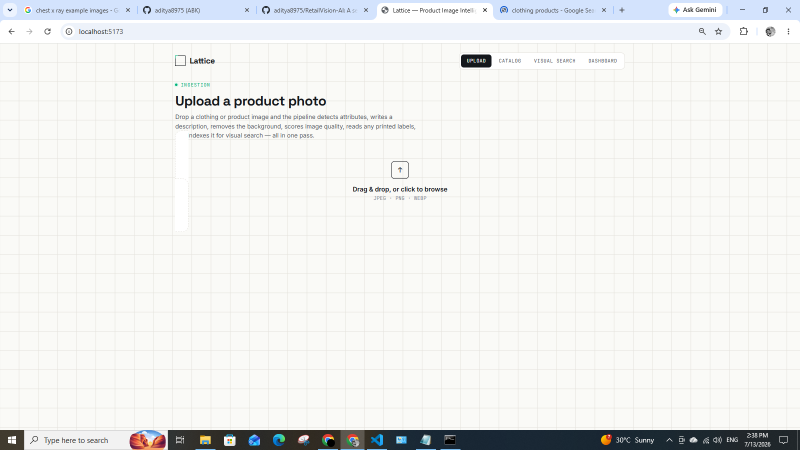
#> input picture images/p1.png, 1600 x 900 px (shown at 1/2 size)
$ python -i quality.py   (imports and definitions only)   (older library calls are emulated)
#> lines starting #> are read from the running program, lines starting #| are printed output that depends on the picture
#> further down, picture is the input picture: PIL image 1600x900 RGBA; mean R, G, B, A 238.2, 239.1, 237.8, 255
"""
Image quality scoring using classic OpenCV metrics -- no ML model needed.

Four signals are combined into a single 0-100 score:
  - Sharpness: variance of the Laplacian (low variance = blurry)
  - Brightness: mean pixel intensity, penalized if too dark/blown out
  - Contrast: standard deviation of pixel intensity
  - Resolution: penalize images below a usable e-commerce size

This mirrors the kind of automated "is this photo good enough to publish"
gate a catalog pipeline like Vue.ai's would run before an image ever
reaches customers.
"""
import cv2
import numpy as np
from PIL import Image

MIN_USABLE_DIMENSION = 400  # px, below this a product photo looks unusably small
IDEAL_MIN_DIMENSION = 1000  # px, at/above this resolution scores full marks


def _to_cv2(image: Image.Image) -> np.ndarray:
    arr = np.array(image.convert("RGB"))
    return cv2.cvtColor(arr, cv2.COLOR_RGB2BGR)


def score_image_quality(image: Image.Image) -> dict:
    cv_img = _to_cv2(image)
    gray = cv2.cvtColor(cv_img, cv2.COLOR_BGR2GRAY)
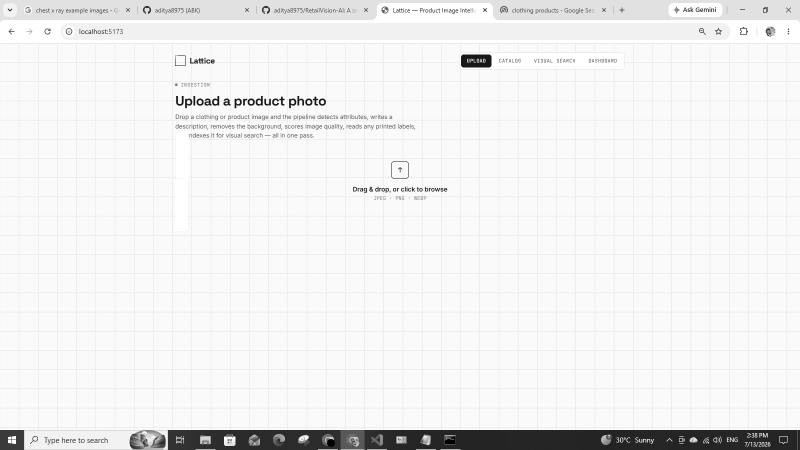
#> gray: shape (900, 1600) (shown at 1/2 size); min 0, max 255, mean 239
    h, w = gray.shape
#> h = 900; w = 1600

    # --- Sharpness ---
    laplacian_var = cv2.Laplacian(gray, cv2.CV_64F).var()
#> laplacian_var = 1150.4
    sharpness_score = float(np.clip(laplacian_var / 500.0, 0, 1)) * 100
#> sharpness_score = 100

    # --- Brightness ---
    mean_brightness = float(gray.mean())  # 0-255
#> mean_brightness = 239
    # Best around 110-190; penalize extremes (too dark / blown-out)
    if mean_brightness < 40 or mean_brightness > 235:
        brightness_score = 20.0
    else:
        distance_from_ideal = abs(mean_brightness - 150) / 150
        brightness_score = float(np.clip(1 - distance_from_ideal, 0, 1)) * 100

    # --- Contrast ---
    contrast = float(gray.std())
#> contrast = 40.9
    contrast_score = float(np.clip(contrast / 60.0, 0, 1)) * 100
#> contrast_score = 68.17

    # --- Resolution ---
    min_dim = min(h, w)
#> min_dim = 900
    if min_dim <= MIN_USABLE_DIMENSION:
        resolution_score = float(np.clip(min_dim / MIN_USABLE_DIMENSION, 0, 1)) * 40
    else:
        resolution_score = 40 + float(
            np.clip((min_dim - MIN_USABLE_DIMENSION) / (IDEAL_MIN_DIMENSION - MIN_USABLE_DIMENSION), 0, 1)
        ) * 60
#> resolution_score = 90

    composite = round(
        0.35 * sharpness_score + 0.20 * brightness_score + 0.15 * contrast_score + 0.30 * resolution_score,
        1,
    )
#> composite = 76.2

    issues = []
    if sharpness_score < 40:
        issues.append("Image appears blurry / out of focus")
    if brightness_score < 40:
        issues.append("Poor lighting (too dark or overexposed)")
    if contrast_score < 30:
        issues.append("Low contrast, image looks flat")
    if min_dim < MIN_USABLE_DIMENSION:
        issues.append(f"Resolution too low for e-commerce use ({w}x{h}px)")

    return {
        "score": composite,
        "sharpness_score": round(sharpness_score, 1),
        "brightness_score": round(brightness_score, 1),
        "contrast_score": round(contrast_score, 1),
        "resolution_score": round(resolution_score, 1),
        "width": w,
        "height": h,
        "issues": issues,
        "publish_ready": composite >= 60 and not issues,
    }

>>> from PIL import Image
>>> picture = Image.open('../../../images/p1.png')
>>> result = score_image_quality(picture)
#> result = 9 items

$ run again, on images/p4.png
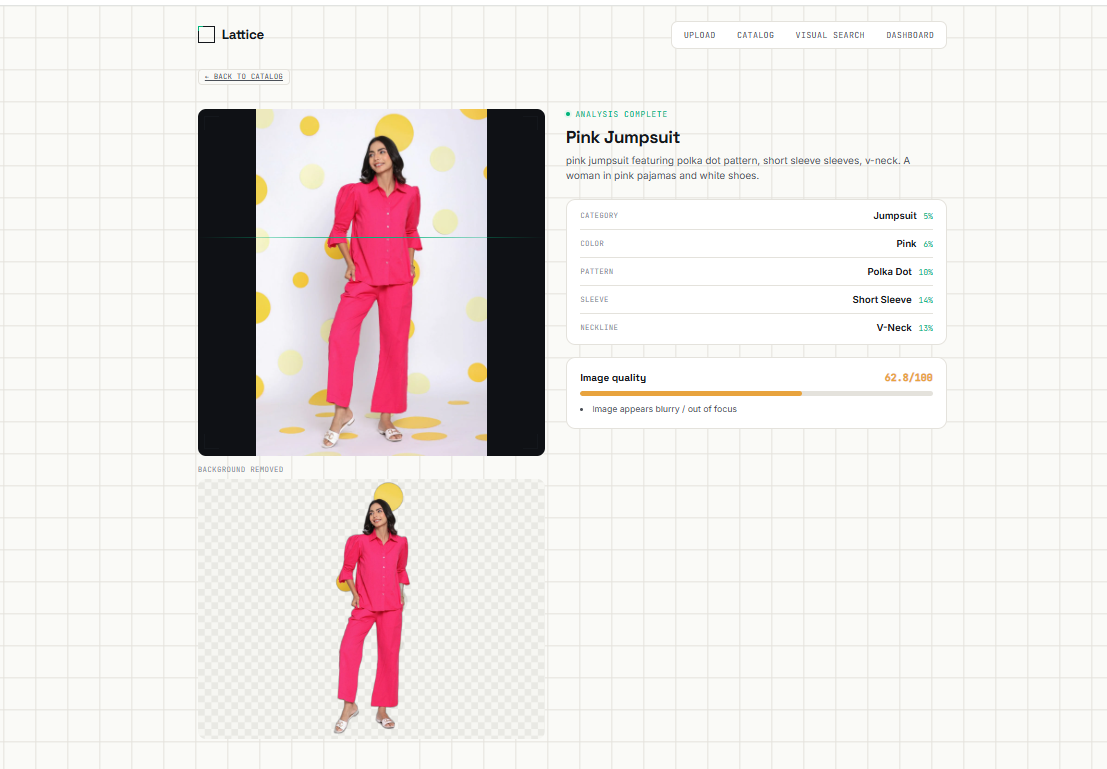
#> input picture images/p4.png, 1107 x 769 px
#> picture is the input picture: PIL image 1107x769 RGBA; mean R, G, B, A 234.3, 228.4, 227, 255
#> in score_image_quality, `gray = cv2.cvtColor(cv_img, cv2.COLOR_BGR2GRAY)`:
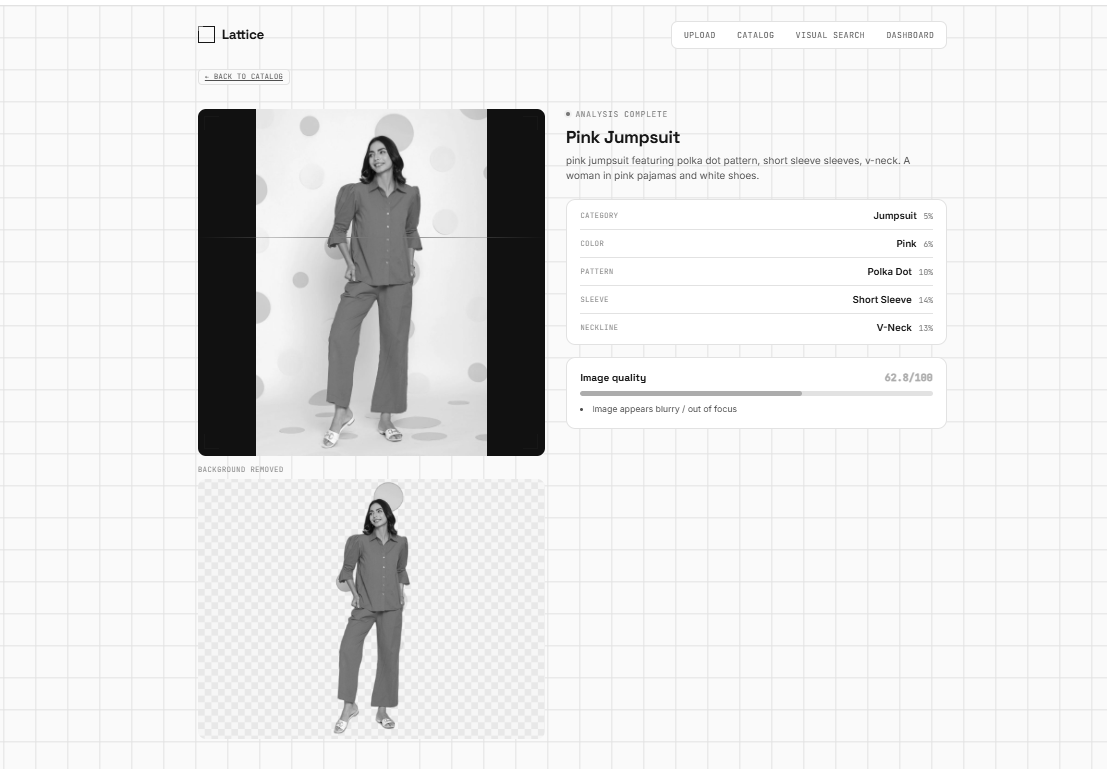
#> gray: shape (769, 1107); min 7, max 255, mean 230.2
#> laplacian_var = 832.8
#> sharpness_score = 100
#> mean_brightness = 230.2
#> distance_from_ideal = 0.535
#> brightness_score = 46.51
#> contrast = 54.93
#> contrast_score = 91.55
#> composite = 81.1
#> result = 9 items
